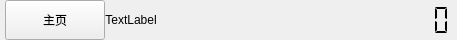
       <widget class="QWidget" name="widget_top" native="true">
        <property name="minimumSize">
         <size>
          <width>0</width>
          <height>40</height>
         </size>
        </property>
        <property name="maximumSize">
         <size>
          <width>16777215</width>
          <height>40</height>
         </size>
        </property>
        <layout class="QGridLayout" name="gridLayout">
         <property name="leftMargin">
          <number>5</number>
         </property>
         <property name="topMargin">
          <number>0</number>
         </property>
         <property name="rightMargin">
          <number>0</number>
         </property>
         <property name="bottomMargin">
          <number>0</number>
         </property>
         <property name="spacing">
          <number>0</number>
         </property>
         <item row="1" column="0">
          <widget class="QToolButton" name="btnMainPage">
           <property name="sizePolicy">
            <sizepolicy hsizetype="Expanding" vsizetype="Expanding">
             <horstretch>0</horstretch>
             <verstretch>0</verstretch>
            </sizepolicy>
           </property>
           <property name="minimumSize">
            <size>
             <width>100</width>
             <height>0</height>
            </size>
           </property>
           <property name="maximumSize">
            <size>
             <width>100</width>
             <height>16777215</height>
            </size>
           </property>
           <property name="text">
            <string>主页</string>
           </property>
           <property name="icon">
            <iconset resource="rc.qrc">
             <normaloff>:/images/image/homescreen.ico</normaloff>:/images/image/homescreen.ico</iconset>
           </property>
           <property name="iconSize">
            <size>
             <width>36</width>
             <height>36</height>
            </size>
           </property>
           <property name="toolButtonStyle">
            <enum>Qt::ToolButtonTextBesideIcon</enum>
           </property>
          </widget>
         </item>
         <item row="1" column="2">
          <widget class="QLCDNumber" name="lcdNumber">
           <property name="sizePolicy">
            <sizepolicy hsizetype="Minimum" vsizetype="Expanding">
             <horstretch>0</horstretch>
             <verstretch>0</verstretch>
            </sizepolicy>
           </property>
           <property name="minimumSize">
            <size>
             <width>300</width>
             <height>0</height>
            </size>
           </property>
           <property name="maximumSize">
            <size>
             <width>300</width>
             <height>16777215</height>
            </size>
           </property>
           <property name="styleSheet">
            <string notr="true"/>
           </property>
           <property name="frameShape">
            <enum>QFrame::NoFrame</enum>
           </property>
           <property name="digitCount">
            <number>19</number>
           </property>
           <property name="segmentStyle">
            <enum>QLCDNumber::Flat</enum>
           </property>
          </widget>
         </item>
         <item row="1" column="1">
          <widget class="QLabel" name="lab_SoftTitle">
           <property name="styleSheet">
            <string notr="true"/>
           </property>
           <property name="text">
            <string>TextLabel</string>
           </property>
           <property name="scaledContents">
            <bool>false</bool>
           </property>
           <property name="alignment">
            <set>Qt::AlignCenter</set>
           </property>
          </widget>
         </item>
        </layout>
       </widget>
